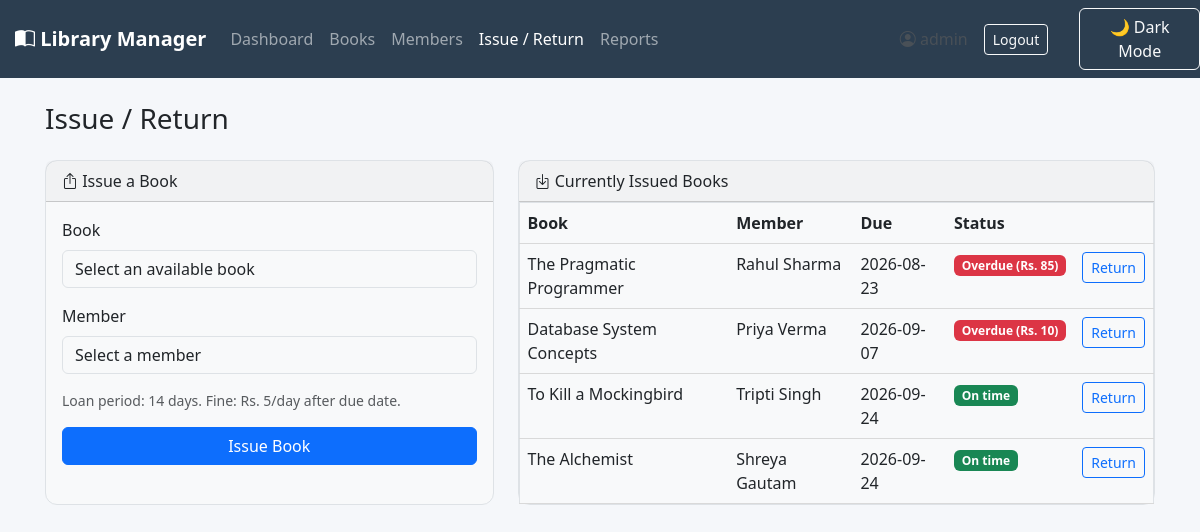
The app's page /issue-return (signed in) with its own data.
### tables this page shows
CREATE TABLE issue_records (
    issue_id INTEGER PRIMARY KEY AUTOINCREMENT,
    book_id INTEGER NOT NULL,
    member_id INTEGER NOT NULL,
    issue_date TEXT NOT NULL,
    due_date TEXT NOT NULL,
    return_date TEXT,
    fine_amount REAL DEFAULT 0,
    status TEXT NOT NULL DEFAULT 'Issued',
    FOREIGN KEY (book_id) REFERENCES books(book_id),
    FOREIGN KEY (member_id) REFERENCES members(member_id)
);

CREATE TABLE books (
    book_id INTEGER PRIMARY KEY AUTOINCREMENT,
    title TEXT NOT NULL,
    author TEXT NOT NULL,
    publisher TEXT,
    isbn TEXT,
    category TEXT,
    total_copies INTEGER NOT NULL DEFAULT 1,
    available_copies INTEGER NOT NULL DEFAULT 1
);

CREATE TABLE members (
    member_id INTEGER PRIMARY KEY AUTOINCREMENT,
    name TEXT NOT NULL,
    email TEXT,
    phone TEXT,
    address TEXT,
    join_date TEXT NOT NULL
);

### app.py (the view)
@app.route("/issue-return")
@login_required
def issue_return():
    conn = get_connection()
    available_books = conn.execute(
        "SELECT * FROM books WHERE available_copies > 0 ORDER BY title"
    ).fetchall()
    all_members = conn.execute("SELECT * FROM members ORDER BY name").fetchall()
    active_issues = conn.execute(
        """
        SELECT ir.issue_id, b.title, m.name AS member_name, ir.issue_date, ir.due_date
        FROM issue_records ir
        JOIN books b ON b.book_id = ir.book_id
        JOIN members m ON m.member_id = ir.member_id
        WHERE ir.status = 'Issued'
        ORDER BY ir.due_date ASC
        """
    ).fetchall()
    conn.close()
    active_list = []
    for row in active_issues:
        fine_preview = calculate_fine(row["due_date"])
        is_overdue = fine_preview > 0
        active_list.append({**dict(row), "fine_preview": fine_preview, "is_overdue": is_overdue})
    return render_template(
        "issue_return.html",
        available_books=available_books,
        members=all_members,
        active_issues=active_list,
        loan_period=LOAN_PERIOD_DAYS,
        fine_per_day=FINE_PER_DAY,
    )

### app.py (called while the page is built)
def login_required(view):
    from functools import wraps
    @wraps(view)
    def wrapped(*args, **kwargs):
        if "user_id" not in session:
            flash("Please log in to continue.", "warning")
            return redirect(url_for("login"))
        return view(*args, **kwargs)
    return wrapped

def calculate_fine(due_date_str, return_date_str=None):
    due = date.fromisoformat(due_date_str)
    ref = date.fromisoformat(return_date_str) if return_date_str else date.today()
    overdue_days = (ref - due).days
    if overdue_days > 0:
        return overdue_days * FINE_PER_DAY
    return 0

### database.py (called while the page is built)
def get_connection():
    conn = sqlite3.connect(DB_PATH)
    conn.row_factory = sqlite3.Row
    conn.execute("PRAGMA foreign_keys = ON")
    return conn

### templates/issue_return.html (shortened to what this page needs)
{% extends "base.html" %}
{% block content %}
<h3 class="mb-4">Issue / Return</h3>
<div class="row g-4 mb-4">
  <div class="col-lg-5">
    <div class="card h-100">
      <div class="card-header"><i class="bi bi-box-arrow-up"></i> Issue a Book</div>
      <div class="card-body">
        <form method="POST" action="{{ url_for('issue_book') }}">
          <div class="mb-3">
            <label class="form-label">Book</label>
            <select name="book_id" class="form-select" required>
              <option value="" disabled selected>Select an available book</option>
            </select>
          </div>
          <div class="mb-3">
            <label class="form-label">Member</label>
            <select name="member_id" class="form-select" required>
              <option value="" disabled selected>Select a member</option>
            </select>
          </div>
          <p class="text-muted small mb-3">Loan period: {{ loan_period }} days. Fine: Rs. {{ fine_per_day }}/day after due date.</p>
          <button type="submit" class="btn btn-primary w-100">Issue Book</button>
        </form>
      </div>
    </div>
  </div>
  <div class="col-lg-7">
    <div class="card h-100">
      <div class="card-header"><i class="bi bi-box-arrow-in-down"></i> Currently Issued Books</div>
      <div class="card-body p-0">
        <table class="table table-hover mb-0">
          <thead class="table-light">
            <tr>
              <th>Book</th>
              <th>Member</th>
              <th>Due</th>
              <th>Status</th>
              <th></th>
            </tr>
          </thead>
          <tbody>
            {% for row in active_issues %}
            <tr>
              <td>{{ row.title }}</td>
              <td>{{ row.member_name }}</td>
              <td>{{ row.due_date }}</td>
              <td>
                {% if row.is_overdue %}
                  <span class="badge bg-danger">Overdue (Rs. {{ row.fine_preview }})</span>
                {% else %}
                  <span class="badge bg-success">On time</span>
                {% endif %}
              </td>
              <td>
                <form method="POST" action="{{ url_for('return_book', issue_id=row.issue_id) }}"
                      onsubmit="return confirm('Mark this book as returned?');">
                  <button class="btn btn-sm btn-outline-primary">Return</button>
                </form>
              </td>
            </tr>
            {% else %}
            <tr><td colspan="5" class="text-center text-muted py-3">No books currently issued.</td></tr>
            {% endfor %}
          </tbody>
        </table>
      </div>
    </div>
  </div>
</div>
{% endblock %}

### static/style.css (style rules this page uses)
:root { --brand-dark: #2c3e50; --brand-accent: hsl(216,38%,47%); --bg-color: #f5f7fa; --card-color: #f8f9fa; --text-color: #212529; --border-color: #d9d9d9; }
body { background-color: var(--bg-color); color: var(--text-color); }
.card { border-radius:0.6rem; background:var(--card-color); color:var(--text-color); border:1px solid var(--border-color); }
.table { background:var(--card-color); color:var(--text-color); }
.table th, .table td { background:var(--card-color); color:var(--text-color); border-color:var(--border-color); }
.form-control, .form-select { background:var(--card-color); color:var(--text-color); border:1px solid var(--border-color); }
.card, .table, .table-responsive, .form-control, .form-select, .input-group-text, .list-group-item { background-color: #f8f9fa; color: #212529; border: 1px solid #dee2e6; transition: 0.3s; }
.card, .stat-card { width:100%; border-radius:12px; }
.card { height:100%; border-radius:12px; }

### records on screen
issue_records: title "The Pragmatic Programmer", member_name "Rahul Sharma", due_date "2026-08-23", fine_preview "85"
issue_records: title "Database System Concepts", member_name "Priya Verma", due_date "2026-09-07", fine_preview "10"
issue_records: title "To Kill a Mockingbird", member_name "Tripti Singh", due_date "2026-09-24", shows "On time"
issue_records: title "The Alchemist", member_name "Shreya Gautam", due_date "2026-09-24", shows "On time"

### other values on screen
{{ session.username }} "admin"
{{ loan_period }} "14"
{{ fine_per_day }} "5"
